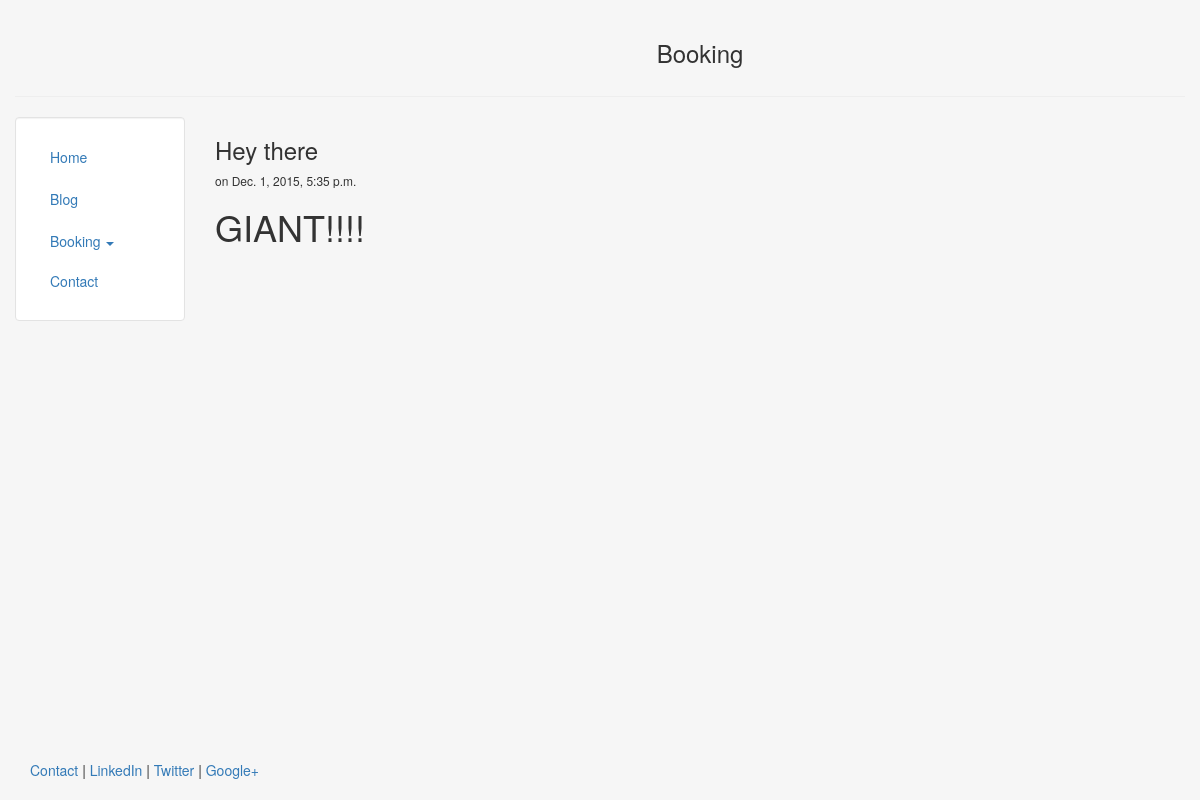
The app's page /blog/4 with its own data.
### blog/models.py (models this page shows, shortened)
class Post(models.Model):
    title = models.CharField(max_length=140)
    body = models.TextField()
    date = models.DateTimeField()

### blog/templates/blog/post.html
{% extends "personal/header.html" %}
{% block content %}
	<h3>{{post.title}}</h3>
	<h6>on {{post.date}}</h6>
	{{post.body|safe|linebreaks}}
{% endblock %}

### personal/templates/personal/header.html (style rules this page uses)
html, body { height:100% }

### records on screen
Post: title "Hey there", date "Dec. 1, 2015, 5:35 p.m.", body "GIANT!!!!"
